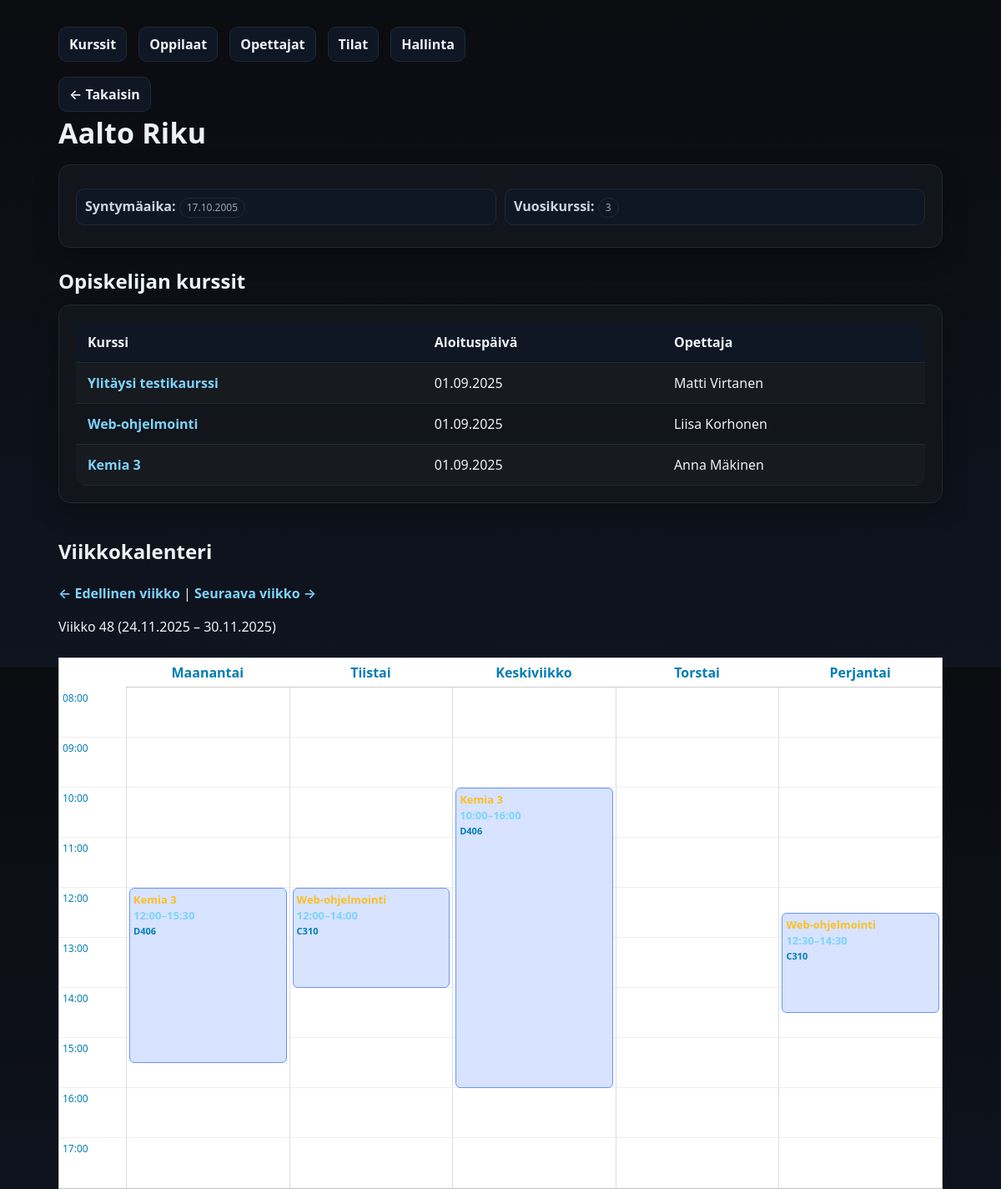
/kurssienhallinta/opiskelija.php?id=20, run on the app's committed database.
### tables this page shows
CREATE TABLE `oppilaat` (
  `oppilas_id` int(11) NOT NULL,
  `etunimi` varchar(50) NOT NULL,
  `sukunimi` varchar(50) NOT NULL,
  `syntymaaika` date NOT NULL,
  `vuosikurssi` int(11) NOT NULL
);

CREATE TABLE `kurssit` (
  `kurssi_id` int(11) NOT NULL,
  `kurssin_tunnus` varchar(20) NOT NULL,
  `kurssi_nimi` varchar(100) NOT NULL,
  `kurssikuvaus` text DEFAULT NULL,
  `aloituspaiva` date NOT NULL,
  `lopetuspaiva` date NOT NULL,
  `opettaja_id` int(11) NOT NULL,
  `tila_id` int(11) NOT NULL
);

CREATE TABLE `opettajat` (
  `opettaja_id` int(11) NOT NULL,
  `etunimi` varchar(50) NOT NULL,
  `sukunimi` varchar(50) NOT NULL,
  `aine` varchar(100) NOT NULL
);

### kurssienhallinta/opiskelija.php (the view, shortened to what this page needs)
<?php
function finDate($date) {
    return date("d.m.Y", strtotime($date));
}
$pdo = getPDO();
$oppilas_id = (int)$_GET['id'];
$stmt = $pdo->prepare("SELECT oppilas_id, etunimi, sukunimi, syntymaaika, vuosikurssi FROM oppilaat WHERE oppilas_id=?");
$stmt->execute([$oppilas_id]);
$student = $stmt->fetch();
$sql = "
  SELECT k.kurssi_id, k.kurssi_nimi, k.aloituspaiva,
         o.etunimi AS op_etunimi, o.sukunimi AS op_sukunimi
  FROM ilmoittautuminen i
  JOIN kurssit k ON k.kurssi_id=i.kurssi_id
  LEFT JOIN opettajat o ON o.opettaja_id=k.opettaja_id
  WHERE i.opiskelija_id=?
  ORDER BY k.aloituspaiva
";
$stmt = $pdo->prepare($sql);
$stmt->execute([$oppilas_id]);
$kurssit = $stmt->fetchAll();
$week = isset($_GET['week']) ? (int)$_GET['week'] : date("W");
$year = isset($_GET['year']) ? (int)$_GET['year'] : date("Y");
$dt = new DateTime();
$dt->setISODate($year, $week);
$weekStart = $dt->format("Y-m-d");
$dt->modify("+6 days");
$weekEnd = $dt->format("Y-m-d");
$paivat = ["Maanantai","Tiistai","Keskiviikko","Torstai","Perjantai"];
?>
<!doctype html>
<html lang="fi">
<head>
  <link rel="stylesheet" href="styles.css">
</head>
<body>
<div class="container">
  <div class="nav">
    <a href="index.php">Kurssit</a>
    <a href="oppilaat.php">Oppilaat</a>
    <a href="opettajat.php">Opettajat</a>
    <a href="tilat.php">Tilat</a>
    <a href="admin.php">Hallinta</a>
  </div>
  <a class="back" href="oppilaat.php">← Takaisin</a>
  <h1 class="page-title"><?= htmlspecialchars($student['sukunimi'].' '.$student['etunimi']) ?></h1>
  <div class="card">
    <div class="meta">
      <div><strong>Syntymäaika:</strong> <span class="badge"><?= finDate($student['syntymaaika']) ?></span></div>
      <div><strong>Vuosikurssi:</strong> <span class="badge"><?= htmlspecialchars($student['vuosikurssi']) ?></span></div>
    </div>
  </div>
  <h2 style="margin:22px 0 10px">Opiskelijan kurssit</h2>
  <div class="card table-wrap">
    <table>
      <thead><tr><th>Kurssi</th><th>Aloituspäivä</th><th>Opettaja</th></tr></thead>
      <tbody>
        <?php if (!$kurssit): ?>
          <tr><td colspan="3" class="muted">Ei kursseja.</td></tr>
        <?php else: foreach($kurssit as $k): ?>
          <tr>
            <td><a href="kurssi.php?id=<?= (int)$k['kurssi_id'] ?>"><?= htmlspecialchars($k['kurssi_nimi']) ?></a></td>
            <td><?= finDate($k['aloituspaiva']) ?></td>
            <td><?= htmlspecialchars(trim(($k['op_etunimi']??'').' '.($k['op_sukunimi']??''))) ?: '—' ?></td>
          </tr>
        <?php endforeach; endif; ?>
      </tbody>
    </table>
  </div>
<h2 style="margin-top:40px;">Viikkokalenteri</h2>
<p>
  <a href="opiskelija.php?id=<?= $oppilas_id ?>&week=<?= $week-1 ?>&year=<?= $year ?>">← Edellinen viikko</a>
  |
  <a href="opiskelija.php?id=<?= $oppilas_id ?>&week=<?= $week+1 ?>&year=<?= $year ?>">Seuraava viikko →</a>
</p>
<p>Viikko <?= $week ?> (<?= finDate($weekStart) ?> – <?= finDate($weekEnd) ?>)</p>
<div class="calendar-grid">
    <?php
    $startHour = 8;
    $endHour = 17;
    ?>
    <div></div>
    <?php foreach ($paivat as $pv): ?>
        <div style="text-align:center; padding:5px; font-weight:bold; border-bottom:1px solid #ccc;">
            <?= $pv ?>
        </div>
    <?php endforeach; ?>
    <?php for ($h = $startHour; $h <= $endHour; $h++): ?>
        <div class="time-cell"><?= sprintf("%02d:00", $h) ?></div>
        <?php foreach ($paivat as $pv): ?>
            <div class="day-column" data-day="<?= $pv ?>"></div>
        <?php endforeach; ?>
    <?php endfor; ?>
</div>
</div>
</body>
</html>

### kurssienhallinta/styles.css (style rules this page uses)
:root { --bg:#0b0c10; --card:#12151b; --muted:#98a2b3; --text:#edf2f7; --accent:#6ea8fe; --danger:#ef4444; --border:#1f2937; }
* { box-sizing:border-box }
html,body { height:100% }
body { margin:0; font:16px/1.5 system-ui,-apple-system,Segoe UI,Roboto,Ubuntu,'Helvetica Neue',Arial; background:linear-gradient(180deg,#0b0c10 0%, #0f1420 100%); color:var(--text); }
.container { max-width:1100px;margin:32px auto;padding:0 20px }
.card { background:var(--card); border:1px solid var(--border); border-radius:14px; padding:20px; box-shadow:0 10px 30px rgba(0,0,0,.25); }
.page-title { margin:0 0 12px; font-size:clamp(24px,3.2vw,34px); letter-spacing:.2px; }
.nav { display:flex;gap:14px;flex-wrap:wrap;margin:0 0 18px }
.nav a,.back { color:var(--text); text-decoration:none; background:#0f1724; border:1px solid var(--border); padding:8px 12px;border-radius:10px; transition:all .15s ease; }
.back { display:inline-flex;align-items:center;gap:8px }
.table-wrap { overflow:auto }
table { width:100%;border-collapse:collapse;border-radius:12px;overflow:hidden }
th,td { padding:12px 14px;border-bottom:1px solid var(--border);text-align:left;vertical-align:top }
thead th { background:#0f1724;font-weight:600 }
tbody tr:nth-child(odd) { background:rgba(255,255,255,.02) }
.badge { display:inline-block;padding:2px 8px;border-radius:999px;font-size:12px;border:1px solid var(--border);color:var(--muted) }
.meta { display:grid;grid-template-columns:repeat(auto-fit,minmax(220px,1fr));gap:10px;margin:8px 0 6px }
.meta div { background:#0f1724;border:1px solid var(--border);padding:8px 10px;border-radius:10px }
.meta strong { font-weight:600;color:#cbd5e1 }
a { color: #7dd3fc; text-decoration: none; font-weight: 600; transition: color .15s ease; }

### kurssienhallinta/opiskelija.php (style rules this page uses)
.calendar-grid { display: grid; grid-template-columns: 80px repeat(5, 1fr); border: 1px solid #ccc; margin-top: 25px; background: #fff; color: #007cb5ff; }
.time-cell { border-bottom: 1px solid #eee; height: 60px; padding: 4px; font-size: 12px; color: #007cb5ff; }
.day-column { position: relative; border-left: 1px solid #ddd; border-bottom: 1px solid #eee; }

### data on the page
oppilaat: sukunimi+etunimi "Aalto Riku", syntymaaika "17.10.2005", vuosikurssi "3"
kurssit: kurssi_nimi "Ylitäysi testikaurssi", aloituspaiva "01.09.2025", opettaja.sukunimi "Matti Virtanen"
kurssit: kurssi_nimi "Web-ohjelmointi", aloituspaiva "01.09.2025", opettaja.sukunimi "Liisa Korhonen"
kurssit: kurssi_nimi "Kemia 3", aloituspaiva "01.09.2025", opettaja.sukunimi "Anna Mäkinen"

### other printed values
$week "48"
$pv "Maanantai"
$pv "Tiistai"
$pv "Keskiviikko"
$pv "Torstai"
$pv "Perjantai"
